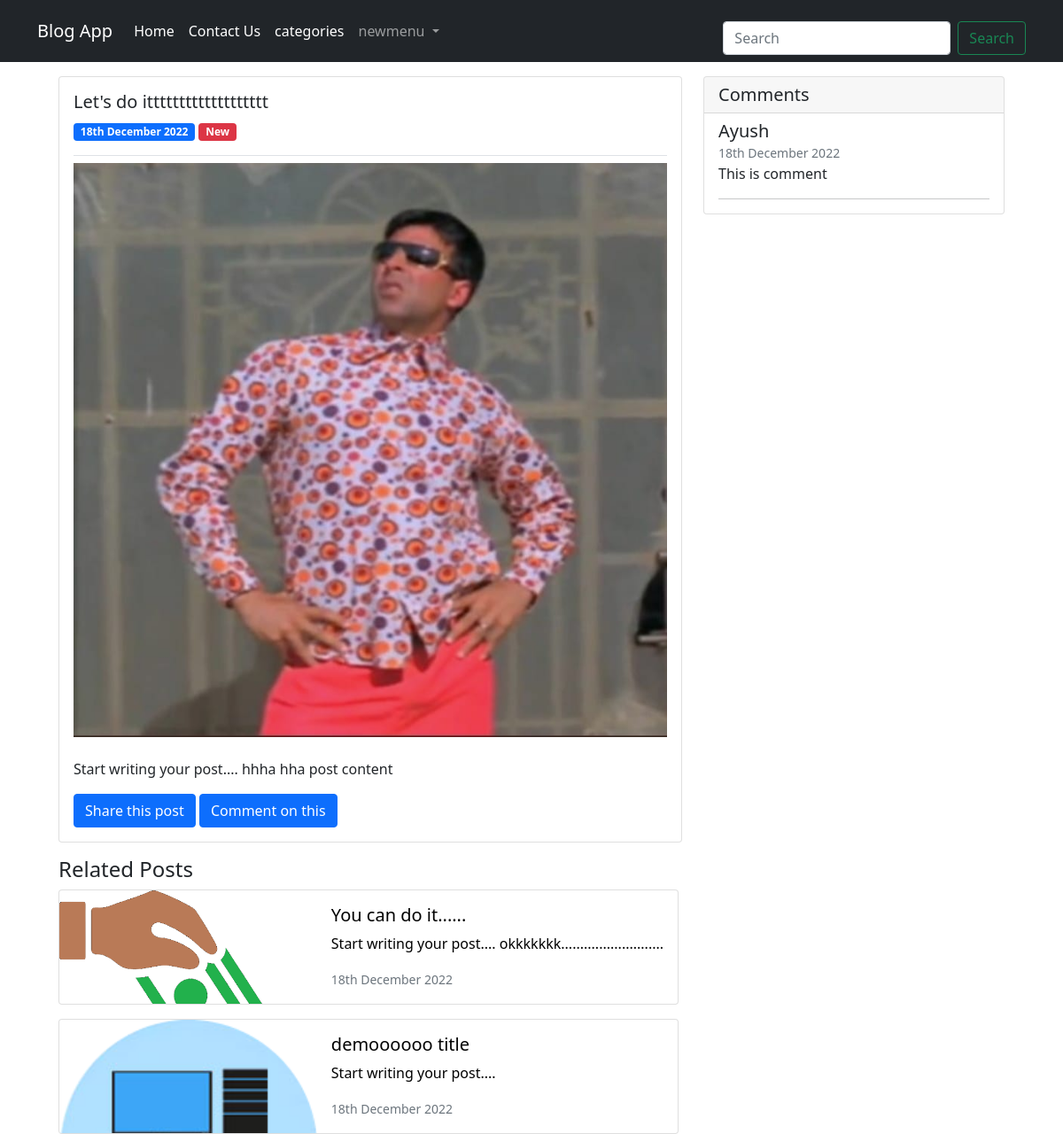
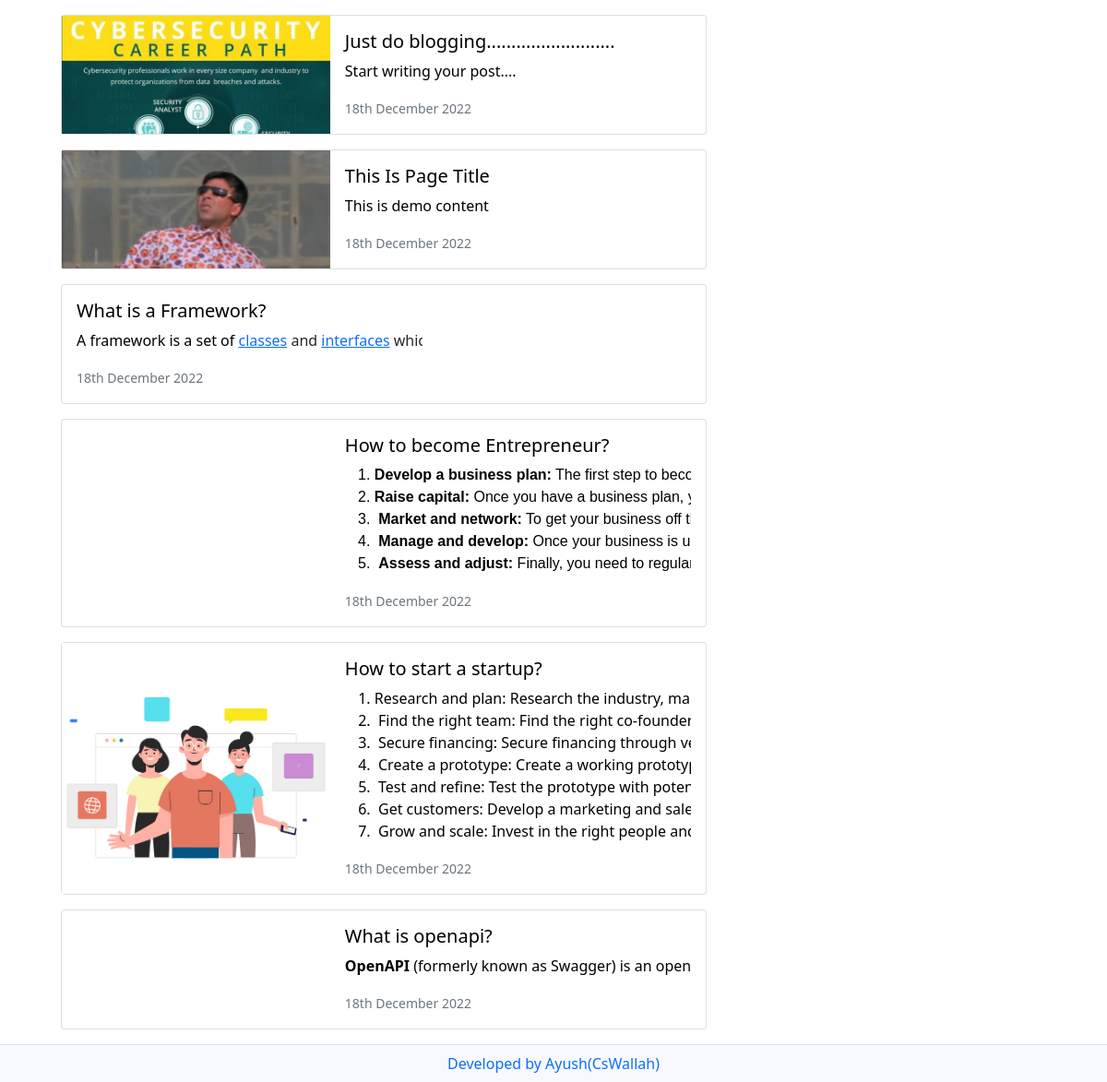
/post.php?id=47, run on the app's committed database (2 pictures, top to bottom).
### tables this page shows
CREATE TABLE `menu` (
  `id` int(11) NOT NULL,
  `name` varchar(200) NOT NULL,
  `action` text NOT NULL
);

CREATE TABLE `post` (
  `id` int(11) NOT NULL,
  `title` text NOT NULL,
  `content` text NOT NULL,
  `created_at` timestamp NOT NULL DEFAULT current_timestamp() ON UPDATE current_timestamp(),
  `category_id` int(11) NOT NULL
);

CREATE TABLE `category` (
  `id` int(11) NOT NULL,
  `name` varchar(200) NOT NULL
);

CREATE TABLE `images` (
  `id` int(11) NOT NULL,
  `post_id` int(11) NOT NULL,
  `image` varchar(200) NOT NULL
);

CREATE TABLE `comments` (
  `id` int(11) NOT NULL,
  `name` varchar(200) NOT NULL,
  `comment` text NOT NULL,
  `post_id` int(11) NOT NULL,
  `comment_at` timestamp NOT NULL DEFAULT current_timestamp() ON UPDATE current_timestamp()
);

### includes/functions.php (called while the page is built, shortened)
<?php
function getCategoryName($db,$id){
    $query="select * from category where id='$id' ";
    $run=mysqli_query($db,$query);
    $data=mysqli_fetch_assoc($run);
    return $data['name'];
}
function getImageByPost($db,$post_id){
    $query="select * from images where post_id='$post_id' ";
    $run=mysqli_query($db,$query);
    $data=array();
    while($d=mysqli_fetch_assoc($run)){
        $data[]=$d;
    }
    return $data;
}
function getSubMenu($db,$menu_id){
    $query="select * from submenu where parent_menu_id='$menu_id' ";
    $run=mysqli_query($db,$query);
    $data=array();
    while($d=mysqli_fetch_assoc($run)){
        $data[]=$d;
    }
    return $data;
}
function getPostThumb($db,$id){
    $query="select * from images where post_id='$id'";
    $run=mysqli_query($db,$query);
    $data=mysqli_fetch_assoc($run);
    return $data['image'];
}
function getComments($db,$post_id){
    $query="select * from comments where post_id='$post_id' order by id desc ";
    $run=mysqli_query($db,$query);
    $data=array();
    while($d=mysqli_fetch_assoc($run)){
        $data[]=$d;
    }
    return $data;
}
?>

### post.php (the view, shortened to what this page needs)
<?php require('db.php');
require('includes/functions.php');
?>
<!DOCTYPE html>
<html lang="en">
<head>
  <link href="https://cdn.jsdelivr.net/npm/bootstrap@5.0.0-beta2/dist/css/bootstrap.min.css" rel="stylesheet">
</head>
<body>
  <?php require('includes/navbar.php'); ?>
  <div>
    <div class="container m-auto mt-3 row">
      <div class="col-8">
        <div class="card mb-3">
          <?php
          $post_id = $_GET['id'];
          $postQuery = "select * from post where id=$post_id";
          $runPQ = mysqli_query($db, $postQuery);
          $post = mysqli_fetch_assoc($runPQ);
          ?>
          <div class="card-body">
            <h5 class="card-title"><?= $post['title'] ?></h5>
            <span class="badge bg-primary "><?= date('jS F Y', strtotime($post['created_at'])) ?></span>
            <span class="badge bg-danger"><?= getCategoryName($db, $post['category_id']) ?></span>
            <div class="border-bottom mt-3"></div>
            <?php
            $post_images = getImageByPost($db, $post['id']);
            foreach ($post_images as $image) {
            ?>
              <img src="images/<?= $image['image'] ?>" class="img-fluid mb-2 mt-2" alt="Responsive image">
            <?php
            }
            ?>
            <p class="card-text">
              <?= $post['content'] ?>
            </p>
            <a href="#" class="btn btn-primary">Share this post</a>
            <button type="button" class="btn btn-primary" data-bs-toggle="modal" data-bs-target="#exampleModal">
              Comment on this
            </button>
          </div>
        </div>
        <div>
          <h4>Related Posts</h4>
          <?php
          $pquery = "select * from post where category_id={$post['category_id']} order by id desc";
          $prun = mysqli_query($db, $pquery);
          while ($rpost = mysqli_fetch_assoc($prun)) {
            if ($rpost['id'] == $post_id) {
              continue;
            }
          ?>
            <a href="post.php?id=<?= $rpost['id'] ?>" style="text-decoration:none;color:black;">
              <div class="card mb-3" style="max-width: 700px;">
                <div class="row g-0">
                  <div class="col-md-5" style="background-image: url('images/<?=getPostThumb($db,$rpost['id'])?>');background-size: cover">
                  </div>
                  <div class="col-md-7">
                    <div class="card-body">
                      <h5 class="card-title"><?= $rpost['title'] ?></h5>
                      <div class="card-text text-truncate"><?= $rpost['content'] ?></div>
                      <p class="card-text"><small class="text-muted"><?= date('jS F Y', strtotime($rpost['created_at'])) ?></small></p>
                    </div>
                  </div>
                </div>
              </div>
            </a>
          <?php
          }
          ?>
        </div>
      </div>
      <?php include_once('includes/sidebar.php') ?>
    </div>
  </div>
  <?php include_once('includes/footer.php') ?>
</body>
</html>

### includes/navbar.php (shortened to what this page needs)
<nav class="navbar sticky-top navbar-expand-lg navbar-dark bg-dark">
  <div class="container">
    <a class="navbar-brand" href="#">Blog App</a>
    <div class="collapse navbar-collapse" id="navbarScroll">
      <ul class="navbar-nav me-auto my-2 my-lg-0 navbar-nav-scroll" style="--bs-scroll-height: 200px;">
        <?php
        $navqwery = "select * from menu";
        $runNav = mysqli_query($db, $navqwery);
        while ($menu = mysqli_fetch_assoc($runNav)) {
          $no = count(getSubMenu($db, $menu['id']));
          if (!$no) {
        ?>
            <li class="nav-item">
              <a class="nav-link active" aria-current="page" href="<?= $menu['action'] ?>"><?=$menu['name'] ?></a>
            </li>
          <?php
          } else {
          ?>
            <li class="nav-item dropdown">
              <a class="nav-link dropdown-toggle" href=" <?= $menu['action'] ?>" id="navbarScrollingDropdown" role="button" data-bs-toggle="dropdown" aria-expanded="false">
                <?= $menu['name'] ?>
              </a>
            </li>
        <?php
          }
        }
        ?>
      </ul>
      <form class="d-flex mt-3">
        <input class="form-control me-2 " name="search" type="search" placeholder="Search" aria-label="Search">
        <button class="btn btn-outline-success" type="submit">Search</button>
      </form>
    </div>
  </div>
</nav>

### includes/sidebar.php (shortened to what this page needs)
<div class="col-4">
        <?php
        if(isset($_GET['id'])){
          ?>
           <div class="card mb-3">
            <h5 class="card-header mb-2">Comments</h5>
          <?php
         $coms=getComments($db,$post_id);
          foreach($coms as $comment)  {
            ?>
            <div class="card-body my-0 py-0">
            <h5 class="card-title m-0"><?=$comment['name']?></h5>
            <span ><small class="text-muted"><?= date('jS F Y', strtotime($comment['comment_at'])) ?></small></span>
            <p class="card-text m-0 p-0"><?=$comment['comment']?></p>
            <hr class="">
          </div>
          <?php
         }
        }
        ?>
          </div>
    </div>

### data on the page
menu: name "Home"
menu: name "Contact Us"
menu: name "categories"
menu: name "newmenu"
post: title "Let's do ittttttttttttttttttt", created_at "18th December 2022", category.name "New", content "Start writing your post.... hhha hha post content"
images: image (picture)
post: id.image (picture), title "You can do it......", content "Start writing your post.... okkkkkkk.......................…", created_at "18th December 2022"
post: id.image (picture), title "demoooooo title", content "Start writing your post....", created_at "18th December 2022"
post: id.image (picture), title "Just do blogging..........................", content "Start writing your post....", created_at "18th December 2022"
post: id.image (picture), title "This Is Page Title", content "This is demo content", created_at "18th December 2022"
post: title "What is a Framework?", content "A framework is a set of classes and interfaces w…", created_at "18th December 2022"
post: title "How to become Entrepreneur?", content "Develop a business plan : The first step to be Raise capital : Once you have a business pla Market and network : To get your business of Man age and develop : Once your business is Ass ess and adjust : Finally , you need to regu…", created_at "18th December 2022"
post: id.image (picture), title "How to start a startup?", content "Research and plan : Research the industry , Find the right team : Find the right co - found Secure financing : Secure financing through Create a prototype : Create a working proto Test and refine : Test the prototype with pot Get customers : Develop a marketing and s Grow and scale : Invest in the right people a…", created_at "18th December 2022"
post: title "What is openapi?", content "Open API ( formerly known as Sw agger ) is an op…", created_at "18th December 2022"
comments: name "Ayush", comment_at "18th December 2022", comment "This is comment"
